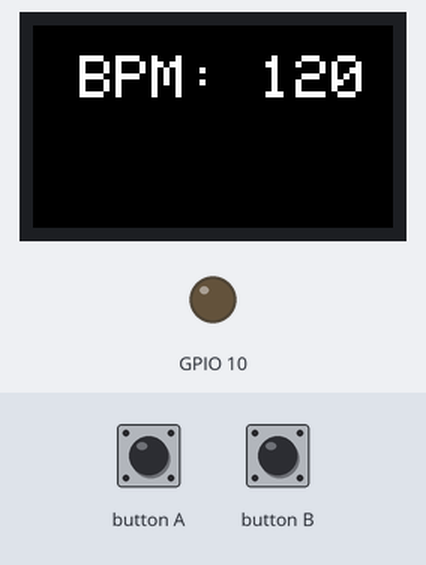
The sketch below on a simulated ESP32. Parts: 240×135 colour display, output pins drawn as LEDs (lit = HIGH). Dashed ring = blinking. The inputs (shaded band) are chosen by the test bench.

Above: at 1.3 s.
1.4 s: button A pressed for 0.15 s
At 2.3 s:
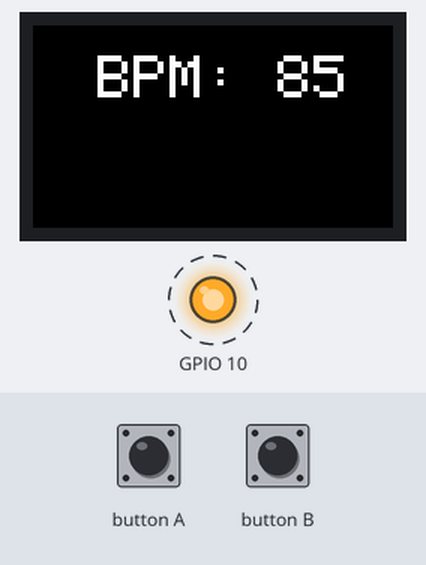
4.5 s: button A pressed for 1 s
At 5.3 s:
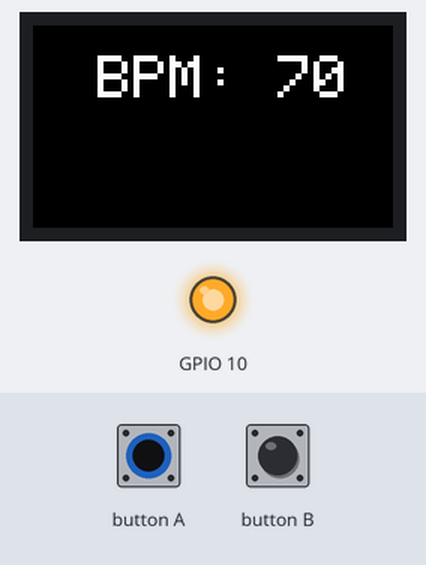
7.0 s: button A pressed for 0.15 s
At 7.8 s:
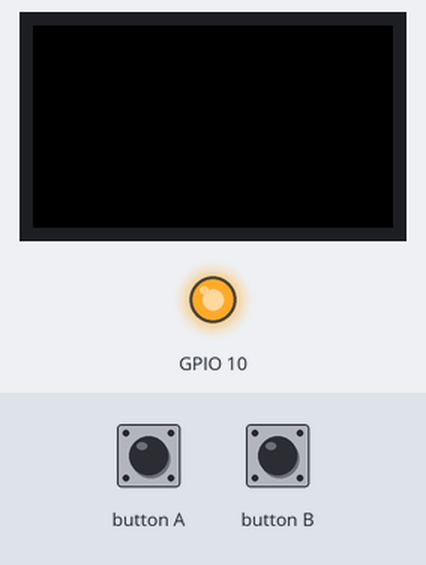
8.6 s: button A pressed for 3.2 s
At 9.91 s:
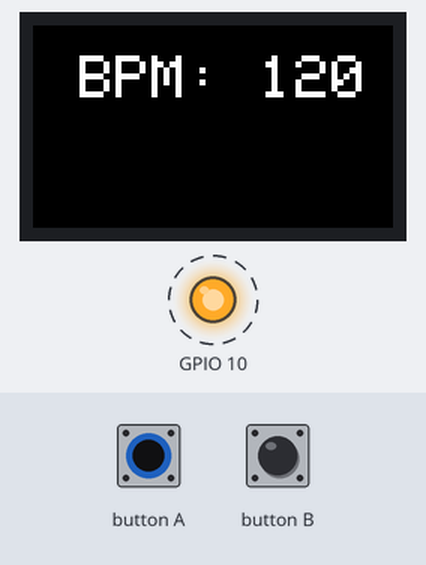
Timing chart, 0 to 14.3 s (numbered marks = the images above; inputs shaded):
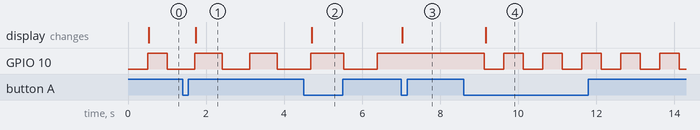

Measured:
- after the input at 1.4 s, GPIO 10: alternates HIGH for 0.70 s and LOW for 0.70 s, starting after 0.31 s; the display: changes after 0.34 s (image 1)
- after the input at 4.5 s, the display: changes after 0.21 s (image 2)
- after the input at 7.0 s, GPIO 10: stays HIGH (without the input it goes to LOW after 0.25 s); the display: changes at once (image 3)
- after the input at 8.6 s, GPIO 10: alternates HIGH for 0.50 s and LOW for 0.50 s, starting after 0.53 s; the display: changes after 0.57 s (image 4)

The sketch:

ADHD.ino
```cpp
#include <M5StickCPlus.h>

enum Mode {
  BPM120,
  BPM85,
  BPM70,
  PAUSE,
  NUM_MODES
};

Mode currentMode = BPM120;
unsigned long previousMillis = 0;
unsigned long lastBPMUpdateMillis = 0;
int ledState = LOW;
int currentBPM = 120;

void setup() {
  M5.begin();
  pinMode(M5_LED, OUTPUT);
  M5.Lcd.setRotation(3);
  M5.Lcd.fillScreen(BLACK);
  M5.Lcd.setTextColor(WHITE);
  M5.Lcd.setTextSize(4);
}

void displayNumber(int num) {
  M5.Axp.ScreenBreath(15);
  M5.Lcd.fillScreen(BLACK);
  M5.Lcd.setCursor((135 - M5.Lcd.textWidth(String(num))) / 2, 20);
  M5.Lcd.printf("BPM: %d", num);
}

void turnOffScreen() {
  M5.Lcd.fillScreen(BLACK);
  M5.Axp.ScreenBreath(7);
  delay(500);
}

void updateHeartbeat() {
  if (currentMode == PAUSE) {
    digitalWrite(M5_LED, HIGH);
    turnOffScreen();
    return;
  }

  unsigned long currentMillis = millis();
  if(currentMillis - previousMillis >= (60000 / currentBPM)) {
    previousMillis = currentMillis;
    ledState = !ledState;
    digitalWrite(M5_LED, ledState);
    displayNumber(currentBPM);
  }
}

void loop() {
  M5.update();
  if (M5.BtnA.wasPressed()) {
    currentMode = static_cast<Mode>((currentMode + 1) % NUM_MODES);
    switch(currentMode) {
      case BPM120: currentBPM = 120; break;
      case BPM85:  currentBPM = 85; break;
      case BPM70:  currentBPM = 70; break;
      case PAUSE:  break;
    }
    lastBPMUpdateMillis = millis();
  }

  if (currentMode != PAUSE && millis() - lastBPMUpdateMillis >= 60000) {
    lastBPMUpdateMillis = millis();
    if (currentBPM > 65) {
      currentBPM -= 5; // -5 BPM/min
    }
  }

  updateHeartbeat();
}
```
